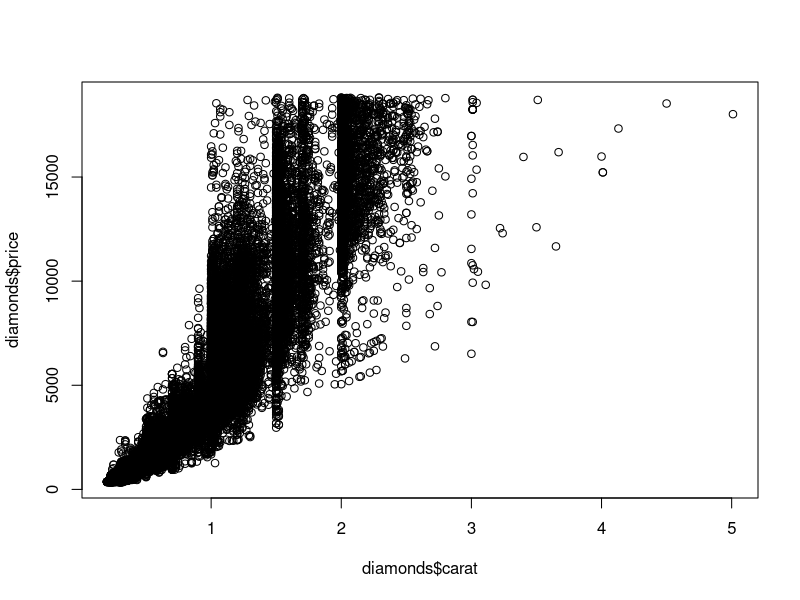
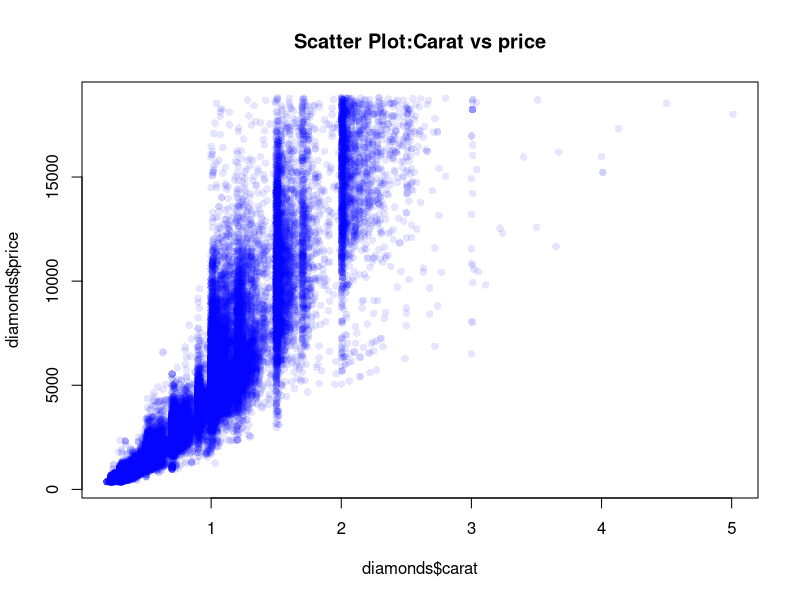
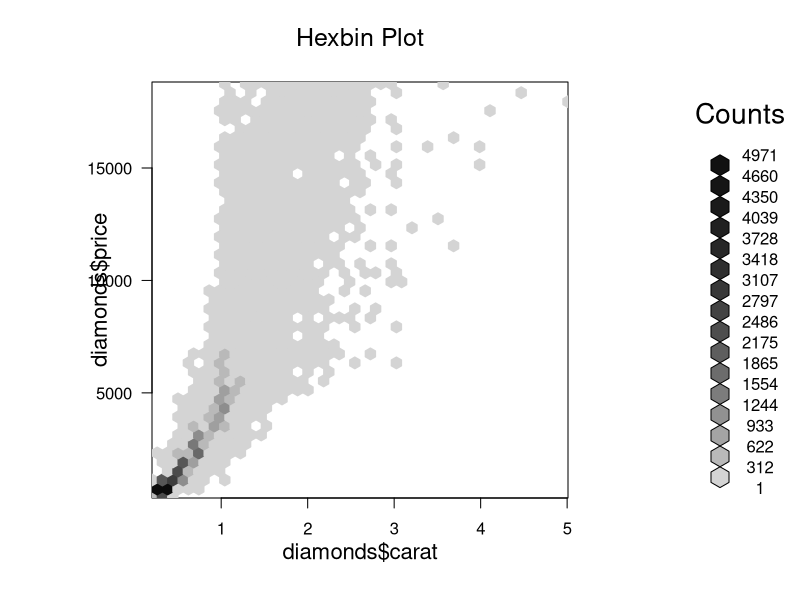
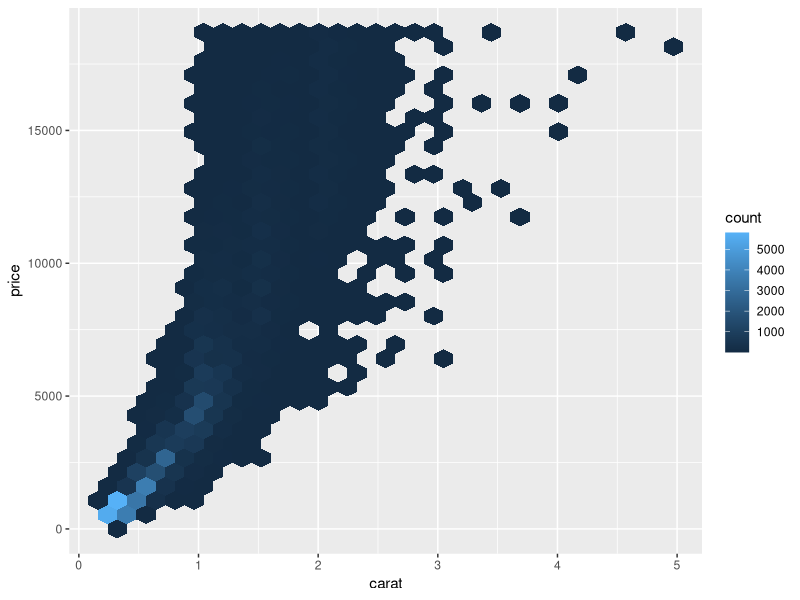
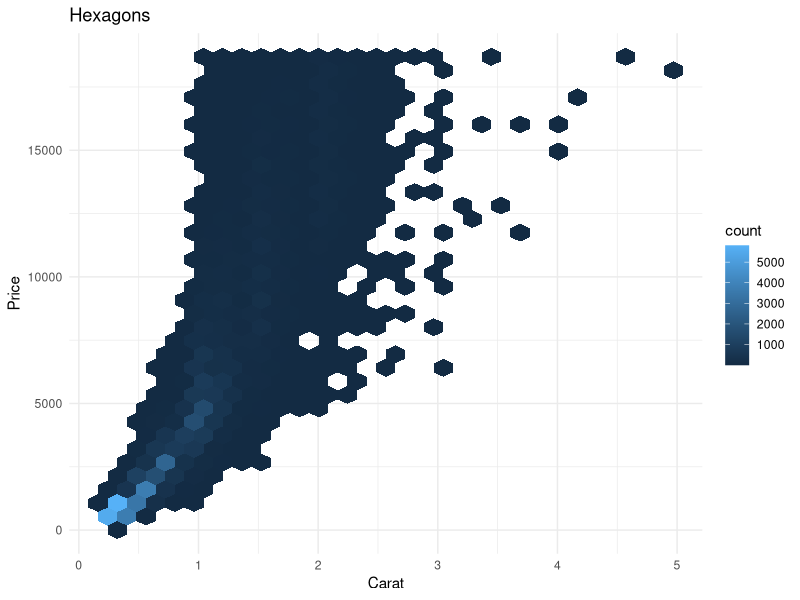
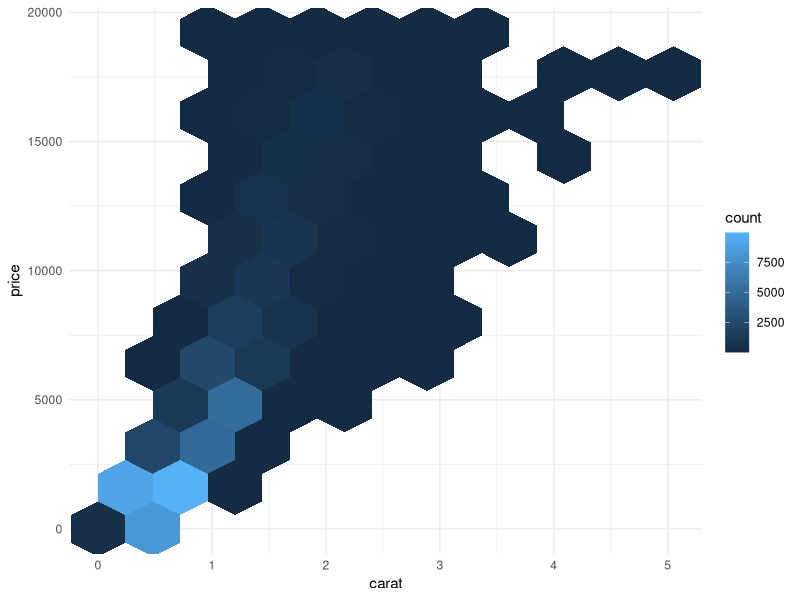
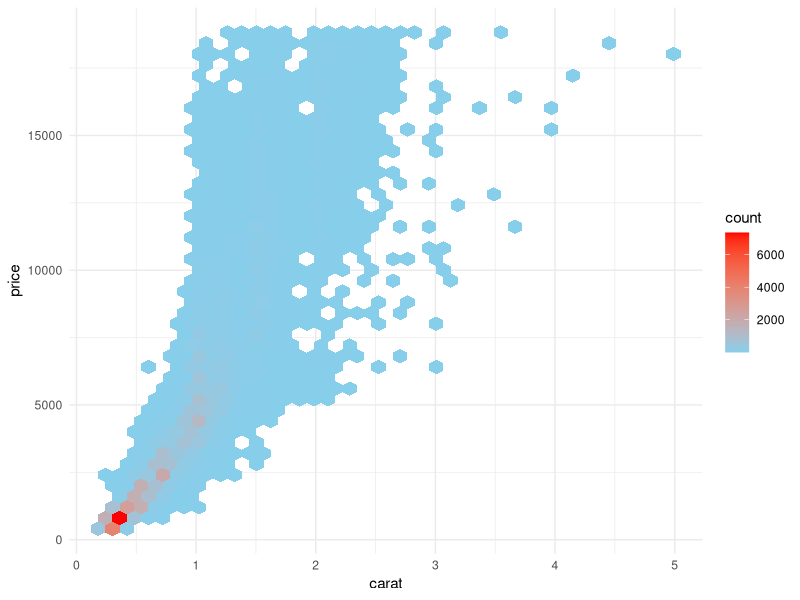
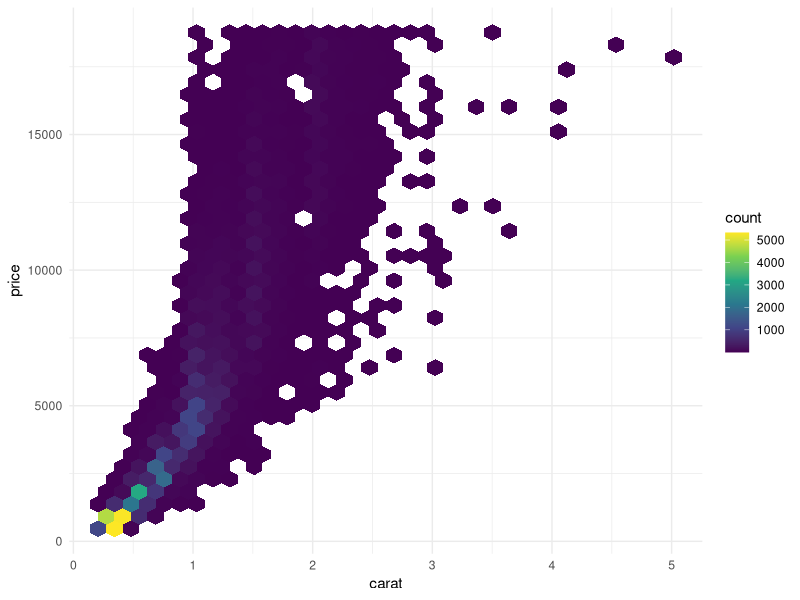

Write the R code that produced these figures, in order.
#load and understand the dataset
data(diamonds)
data(package=.packages(all.available=TRUE))
library(ggplot2)
data(diamonds)
str(diamonds)
dim(diamonds)
?diamonds

#verify basic scatter
plot(diamonds$carat,diamonds$price)

#improved scatter
plot(diamonds$carat,diamonds$price,col=rgb(0,0,1,0.1),pch=16,
     main="Scatter Plot:Carat vs price")

#hexbin using base r
install.packages('hexbin')
library(hexbin)
hb<-hexbin(diamonds$carat,diamonds$price,xbins=40)
plot(hb,main="Hexbin Plot")

#Basic Hexbin
install.packages('ggplot2')
library(ggplot2)
ggplot(diamonds,aes(x=carat,y=price))+geom_hex()

#labeled hexbin plot
ggplot(diamonds,aes(carat,price))+geom_hex()+
  labs(title="Hexagons",x="Carat",y="Price")+
  theme_minimal()

ggplot(diamonds,aes(carat,price))+geom_hex(bins=10)+theme_minimal()

#add color palatte
ggplot(diamonds,aes(carat,price))+geom_hex(bins=40)+
  scale_fill_gradient(low="skyblue",high="red")+
  theme_minimal()

#color meaning: light->fewer diamonds,dark->dense region
#professional palette
ggplot(diamonds,aes(carat,price))+geom_hex(bins=35)+scale_fill_viridis_c()+
  theme_minimal()

#add legend title
ggplot(diamonds,aes(carat,price))+geom_hex(bins=20)+scale_fill_viridis_c(name="Count")+
  theme_minimal()+labs(title="Density Structure of Diamonds",x="Carat",y="Price")+
  theme_minimal()

#faceted hexbin
ggplot(diamonds,aes(carat,price))+geom_hex()+scale_fill_viridis_c()+
  facet_wrap(~cut)+theme_minimal()

#log Scale hexbin
ggplot(diamonds,aes(carat,price))+geom_hex()+scale_fill_viridis_c()+
  scale_y_log10()+theme_minimal()
